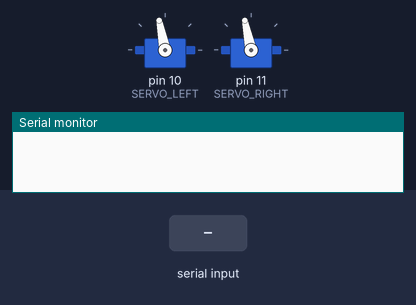
Simulated run of this sketch. Board: Arduino Uno, built with avr-gcc and run on an emulated ATmega328P. Shown: 2 × servo, the last lines printed to the serial monitor. Inputs (shaded band) come from the test bench.

Above: at 1.2 s.
1.3 s: "0" received over Serial
At 1.8 s:
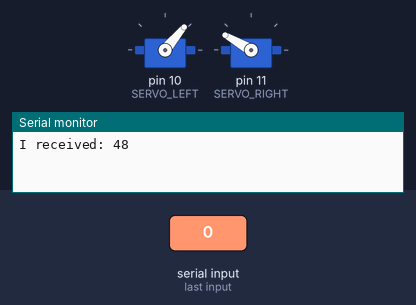
2.8 s: "1" received over Serial
At 4.1 s:
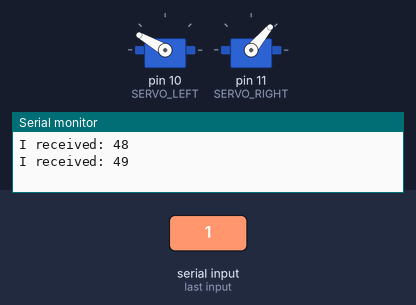
Timing chart, 0 to 5.8 s (numbered marks = the images above; inputs shaded):
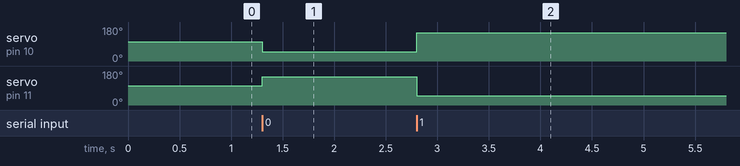

The sketch:

sketch_jul18a.ino
```cpp
#include <Servo.h>

#define SERVO_LEFT 10
#define SERVO_RIGHT 11
#define TRIGGER 12
#define ECHO 13

#define MAX 150
#define MIN 50

#define DELAY_TIME 1800

Servo servoLeft;
Servo servoRight;

void setup() {

  pinMode(SERVO_LEFT, OUTPUT);
  pinMode(SERVO_RIGHT, OUTPUT);
  pinMode(TRIGGER, OUTPUT);
  pinMode(ECHO, INPUT);

  servoLeft.attach(SERVO_LEFT);
  servoRight.attach(SERVO_RIGHT);

  servoLeft.write(101);
  servoRight.write(102);

  // Iniciar el puerto:
  Serial.begin(9600); // Baudios a los que escribe...

  //digitalWrite(SERVO_LEFT, HIGH);

}

void loop() {

  //int distance = getDistance();
  int incomingByte = 0;   // for incoming serial data

  /*
  if (distance > 10) {
    forward();
  } else {
    backward();
    delay(1000);
    left();
    delay(500);
  }

  delay(250);
  */

  if (Serial.available() > 0) {

    // read the incoming byte:
    int order = Serial.read();

    if (order == 48) {
      forward();
    } else if (order == 49){
      backward();
    }

    // say what you got:
    Serial.print("I received: ");
    Serial.println(order, DEC);
  }
}

void forward(){

  servoLeft.write(MIN);
  servoRight.write(MAX);

}

void backward(){

  servoLeft.write(MAX);
  servoRight.write(MIN);

}

void left(){

}

void right(){

}

int getDistance(){

  // Código que hace cosas...
  digitalWrite(TRIGGER, LOW);
  delayMicroseconds(4);
  digitalWrite(TRIGGER, HIGH);
  delayMicroseconds(10);
  digitalWrite(TRIGGER, LOW);

  // Código que escucha cosas hasta que pase algo...
  // Función pulseIn() detecta flancos (cambios de arriba HIGH a abajo LOW y de abajo LOW a arriba HIGH)
  int time = pulseIn(ECHO, HIGH); // Nos da el tiempo que tarda en rebotar desde que recibe la instrucción hasta que salta el pulso
  int distance = time * 10 / 298 / 2; // En centímetros

  // Sacar la distancia por consola (Puerto Serie)
  Serial.println(distance);

  return distance;

}
```

Measured:
- after the input at 1.3 s, servo on pin 10 (SERVO_LEFT): 101° → 50° at once; servo on pin 11 (SERVO_RIGHT): 102° → 150° at once
- after the input at 2.8 s, servo on pin 10 (SERVO_LEFT): 50° → 150° at once; servo on pin 11 (SERVO_RIGHT): 150° → 50° at once
